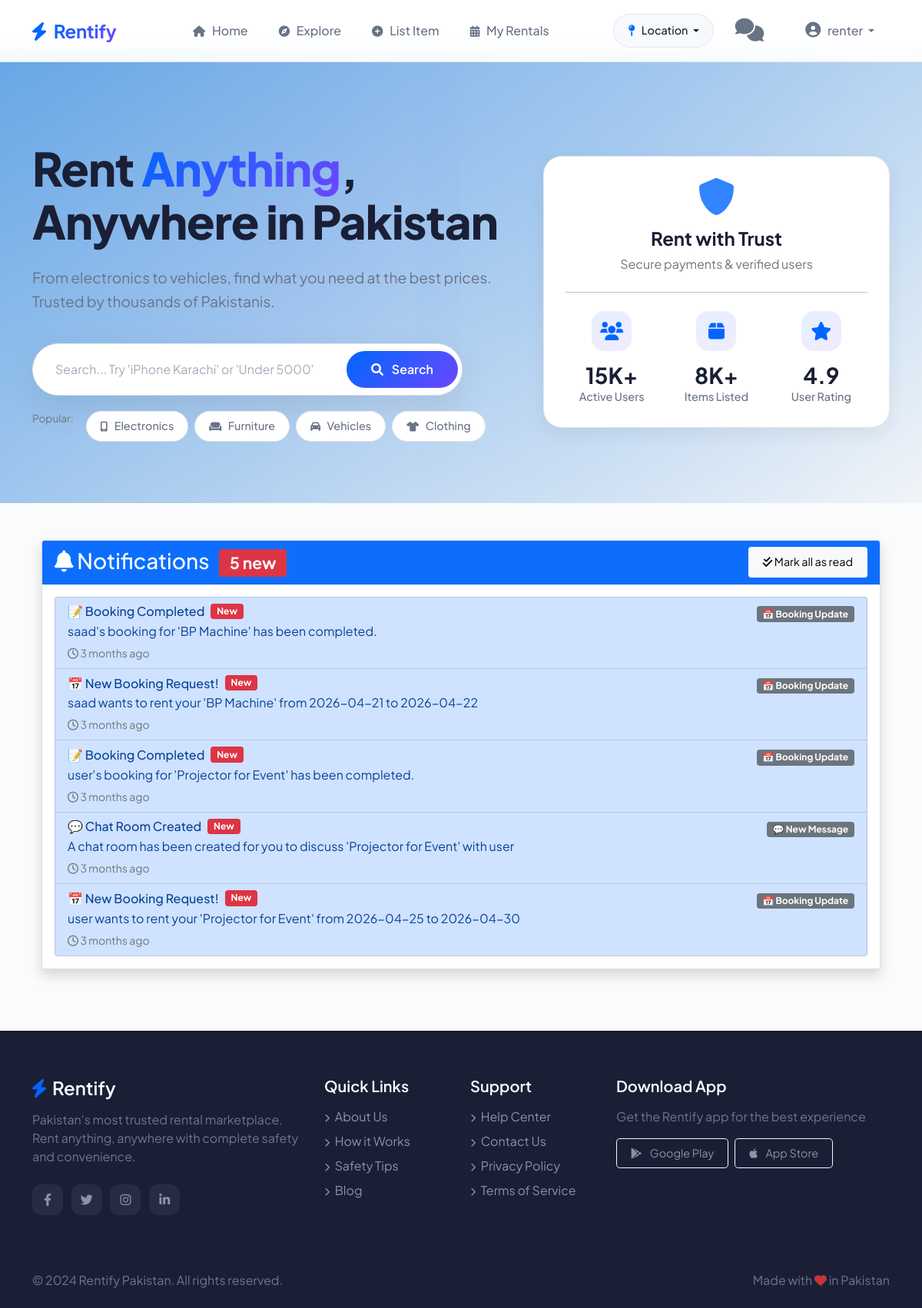
Screenshot of /notifications/ (signed in) with the database file from the repository.
### notifications/models.py (models this page shows, shortened)
class Notification(models.Model):
    NOTIFICATION_TYPES = [
        ('booking', '📅 Booking Update'),
        ('message', '💬 New Message'),
        ('review', '⭐ New Review'),
        ('system', '🔔 System Alert'),
        ('payment', '💰 Payment Update'),
    ]
    user = models.ForeignKey(User, on_delete=models.CASCADE, related_name='notifications')
    title = models.CharField(max_length=200)
    message = models.TextField()
    notification_type = models.CharField(max_length=20, choices=NOTIFICATION_TYPES, default='system')
    is_read = models.BooleanField(default=False)
    created_at = models.DateTimeField(auto_now_add=True)
    link = models.CharField(max_length=500, blank=True, null=True)
    class Meta:
        ordering = ['-created_at']
        verbose_name = 'Notification'
        verbose_name_plural = 'Notifications'
    @property
    def time_ago(self):
        now = timezone.now()
        diff = now - self.created_at
        if diff.days > 30:
            return f"{diff.days // 30} months ago"
        elif diff.days > 0:
            return f"{diff.days} days ago"
        elif diff.seconds > 3600:
            return f"{diff.seconds // 3600} hours ago"
        elif diff.seconds > 60:
            return f"{diff.seconds // 60} minutes ago"
        else:
            return "Just now"

### notifications/views.py (the view)
# urls.py: path('', views.notification_list, name='notifications-list'),
@login_required
def notification_list(request):
    notifications = Notification.objects.filter(user=request.user)
    if request.GET.get('mark_read') == 'all':
        mark_all_as_read(request.user)
        messages.success(request, 'All notifications marked as read!')
        return redirect('notifications-list')
    context = {
        'notifications': notifications,
        'unread_count': notifications.filter(is_read=False).count(),
    }
    return render(request, 'notifications/list.html', context)

### templates/notifications/list.html
{% extends 'base.html' %}
{% block content %}
<div class="container my-4">
    <div class="row">
        <div class="col-md-12">
            <div class="card shadow">
                <div class="card-header bg-primary text-white d-flex justify-content-between align-items-center">
                    <h3 class="mb-0">
                        <i class="fas fa-bell"></i> Notifications
                        {% if unread_count > 0 %}
                            <span class="badge bg-danger ms-2">{{ unread_count }} new</span>
                        {% endif %}
                    </h3>
                    {% if unread_count > 0 %}
                        <a href="?mark_read=all" class="btn btn-light btn-sm">
                            <i class="fas fa-check-double"></i> Mark all as read
                        </a>
                    {% endif %}
                </div>
                <div class="card-body">
                    {% if notifications %}
                        <div class="list-group">
                            {% for notification in notifications %}
                                <a href="{% url 'notification-detail' notification.id %}"
                                   class="list-group-item list-group-item-action {% if not notification.is_read %}list-group-item-primary{% endif %}">
                                    <div class="d-flex justify-content-between align-items-start">
                                        <div class="flex-grow-1">
                                            <div class="d-flex align-items-center mb-1">
                                                <h6 class="mb-0">{{ notification.title }}</h6>
                                                {% if not notification.is_read %}
                                                    <span class="badge bg-danger ms-2">New</span>
                                                {% endif %}
                                            </div>
                                            <p class="mb-1">{{ notification.message }}</p>
                                            <small class="text-muted">
                                                <i class="far fa-clock"></i> {{ notification.time_ago }}
                                            </small>
                                        </div>
                                        <div class="ms-3">
                                            <span class="badge bg-secondary">{{ notification.get_notification_type_display }}</span>
                                        </div>
                                    </div>
                                </a>
                            {% endfor %}
                        </div>
                    {% else %}
                        <div class="text-center py-5">
                            <i class="fas fa-bell-slash fa-4x text-muted mb-3"></i>
                            <h4 class="text-muted">No notifications yet</h4>
                            <p class="text-muted">When you receive notifications, they will appear here.</p>
                        </div>
                    {% endif %}
                </div>
            </div>
        </div>
    </div>
</div>
{% endblock %}

### templates/base.html (shortened to what this page needs)
<!DOCTYPE html>
<html lang="en">
<head>
    <link href="https://cdn.jsdelivr.net/npm/bootstrap@5.1.3/dist/css/bootstrap.min.css" rel="stylesheet">
    <link rel="stylesheet" href="https://cdnjs.cloudflare.com/ajax/libs/font-awesome/6.0.0/css/all.min.css">
    <link href="https://unpkg.com/aos@2.3.1/dist/aos.css" rel="stylesheet">
</head>
<body>
    <nav class="navbar navbar-expand-lg fixed-top">
        <div class="container">
            <a class="navbar-brand" href="{% url 'home' %}">
                <i class="fas fa-bolt"></i>
                <span>Rentify</span>
            </a>
            <div class="collapse navbar-collapse" id="navbarNav">
                <ul class="navbar-nav mx-auto">
                    <li class="nav-item">
                        <a class="nav-link" href="{% url 'home' %}">
                            <i class="fas fa-home"></i> Home
                        </a>
                    </li>
                    <li class="nav-item">
                        <a class="nav-link" href="{% url 'listing-list' %}">
                            <i class="fas fa-compass"></i> Explore
                        </a>
                    </li>
                    {% if user.is_authenticated %}
                    <li class="nav-item">
                        <a class="nav-link" href="{% url 'listing-create' %}">
                            <i class="fas fa-plus-circle"></i> List Item
                        </a>
                    </li>
                    <li class="nav-item">
                        <a class="nav-link" href="{% url 'my-bookings' %}">
                            <i class="fas fa-calendar-alt"></i> My Rentals
                        </a>
                    </li>
                    {% endif %}
                </ul>
            </div>
            <div class="d-flex align-items-center gap-2">
                <div class="dropdown">
                    <button class="btn location-btn dropdown-toggle" type="button" data-bs-toggle="dropdown">
                        <i class="fas fa-map-pin"></i>
                        {% if user_city %}
                            {{ user_city }}
                        {% else %}
                             Location
                        {% endif %}
                    </button>
                </div>
                {% if user.is_authenticated %}
                <a class="nav-link position-relative" href="{% url 'chat-list' %}">
                    <i class="fas fa-comments"style="font-size: 30px;"></i>
                </a>
                <div class="dropdown">
                    <a class="nav-link dropdown-toggle" href="#" role="button" data-bs-toggle="dropdown">
                        <i class="fas fa-user-circle"style="font-size: 20px;"></i> {{ user.username|truncatechars:10 }}
                    </a>
                </div>
                {% else %}
                <a href="{% url 'login' %}" class="btn btn-outline-primary btn-sm">Login</a>
                <a href="{% url 'register' %}" class="btn btn-primary btn-sm">Sign Up</a>
                {% endif %}
            </div>
        </div>
    </nav>
    <div class="container mt-5 pt-3">
    </div>
    <div class="hero-section">
        <div class="container position-relative" style="z-index: 1;">
            <div class="row align-items-center">
                <div class="col-lg-7" data-aos="fade-up" data-aos-duration="800">
                    <h1 class="hero-title">
                        Rent <span>Anything</span>,<br>
                        Anywhere in Pakistan
                    </h1>
                    <p class="hero-subtitle">
                        From electronics to vehicles, find what you need at the best prices.
                        Trusted by thousands of Pakistanis.
                    </p>
                    <div class="search-wrapper">
                        <form method="GET" action="{% url 'smart-search' %}">
                            <div class="search-container d-flex align-items-center">
                                <input type="text" name="q" class="search-input"
                                       placeholder="Search... Try 'iPhone Karachi' or 'Under 5000'"
                                       value="{{ request.GET.q }}">
                                <button class="search-btn" type="submit">
                                    <i class="fas fa-search"></i>
                                    <span>Search</span>
                                </button>
                            </div>
                        </form>
                    </div>
                    <div class="popular-tags">
                        <span class="text-muted me-2" style="font-size: 0.85rem;">Popular:</span>
                        <a href="{% url 'listing-list' %}?category=electronics" class="popular-tag">
                            <i class="fas fa-mobile-alt"></i> Electronics
                        </a>
                        <a href="{% url 'listing-list' %}?category=furniture" class="popular-tag">
                            <i class="fas fa-couch"></i> Furniture
                        </a>
                        <a href="{% url 'listing-list' %}?category=vehicles" class="popular-tag">
                            <i class="fas fa-car"></i> Vehicles
                        </a>
                        <a href="{% url 'listing-list' %}?category=clothing" class="popular-tag">
                            <i class="fas fa-tshirt"></i> Clothing
                        </a>
                    </div>
                </div>
                <div class="col-lg-5" data-aos="fade-up" data-aos-delay="200" data-aos-duration="800">
                    <div class="stats-card">
                        <div class="text-center mb-4">
                            <i class="fas fa-shield-alt fa-3x" style="color: var(--primary); opacity: 0.8;"></i>
                            <h4 class="mt-3 mb-2 fw-bold">Rent with Trust</h4>
                            <p class="text-muted">Secure payments & verified users</p>
                        </div>
                        <hr class="my-4">
                        <div class="row g-3">
                            <div class="col-4">
                                <div class="stat-item">
                                    <div class="stat-icon">
                                        <i class="fas fa-users"></i>
                                    </div>
                                    <div class="stat-number">15K+</div>
                                    <div class="stat-label">Active Users</div>
                                </div>
                            </div>
                            <div class="col-4">
                                <div class="stat-item">
                                    <div class="stat-icon">
                                        <i class="fas fa-box"></i>
                                    </div>
                                    <div class="stat-number">8K+</div>
                                    <div class="stat-label">Items Listed</div>
                                </div>
                            </div>
                            <div class="col-4">
                                <div class="stat-item">
                                    <div class="stat-icon">
                                        <i class="fas fa-star"></i>
                                    </div>
                                    <div class="stat-number">4.9</div>
                                    <div class="stat-label">User Rating</div>
                                </div>
                            </div>
                        </div>
                    </div>
                </div>
            </div>
        </div>
    </div>
    <div class="container my-5">
        {% block content %}
        {% endblock %}
    </div>
    <footer class="footer">
        <div class="container">
            <div class="row g-4">
                <div class="col-md-4">
                    <h4 class="mb-3"><i class="fas fa-bolt me-2" style="color: var(--primary);"></i>Rentify</h4>
                    <p class="opacity-75">Pakistan's most trusted rental marketplace. Rent anything, anywhere with complete safety and convenience.</p>
                    <div class="mt-4">
                        <a href="#" class="social-icon me-2"><i class="fab fa-facebook-f"></i></a>
                        <a href="#" class="social-icon me-2"><i class="fab fa-twitter"></i></a>
                        <a href="#" class="social-icon me-2"><i class="fab fa-instagram"></i></a>
                        <a href="#" class="social-icon me-2"><i class="fab fa-linkedin-in"></i></a>
                    </div>
                </div>
                <div class="col-md-2">
                    <h5 class="mb-3">Quick Links</h5>
                    <ul class="list-unstyled">
                        <li class="mb-2"><a href="#"><i class="fas fa-chevron-right me-1" style="font-size: 0.7rem;"></i> About Us</a></li>
                        <li class="mb-2"><a href="#"><i class="fas fa-chevron-right me-1" style="font-size: 0.7rem;"></i> How it Works</a></li>
                        <li class="mb-2"><a href="#"><i class="fas fa-chevron-right me-1" style="font-size: 0.7rem;"></i> Safety Tips</a></li>
                        <li class="mb-2"><a href="#"><i class="fas fa-chevron-right me-1" style="font-size: 0.7rem;"></i> Blog</a></li>
                    </ul>
                </div>
                <div class="col-md-2">
                    <h5 class="mb-3">Support</h5>
                    <ul class="list-unstyled">
                        <li class="mb-2"><a href="#"><i class="fas fa-chevron-right me-1" style="font-size: 0.7rem;"></i> Help Center</a></li>
                        <li class="mb-2"><a href="#"><i class="fas fa-chevron-right me-1" style="font-size: 0.7rem;"></i> Contact Us</a></li>
                        <li class="mb-2"><a href="#"><i class="fas fa-chevron-right me-1" style="font-size: 0.7rem;"></i> Privacy Policy</a></li>
                        <li class="mb-2"><a href="#"><i class="fas fa-chevron-right me-1" style="font-size: 0.7rem;"></i> Terms of Service</a></li>
                    </ul>
                </div>
                <div class="col-md-4">
                    <h5 class="mb-3">Download App</h5>
                    <p class="opacity-75 mb-3">Get the Rentify app for the best experience</p>
                    <div class="d-flex flex-wrap gap-2">
                        <a href="#" class="btn btn-outline-light btn-sm rounded-3">
                            <i class="fab fa-google-play me-2"></i> Google Play
                        </a>
                        <a href="#" class="btn btn-outline-light btn-sm rounded-3">
                            <i class="fab fa-apple me-2"></i> App Store
                        </a>
                    </div>
                </div>
            </div>
            <hr class="mt-5 mb-4" style="background: rgba(255,255,255,0.1);">
            <div class="row align-items-center">
                <div class="col-md-6 text-center text-md-start">
                    <p class="mb-0 opacity-75">&copy; 2024 Rentify Pakistan. All rights reserved.</p>
                </div>
                <div class="col-md-6 text-center text-md-end">
                    <p class="mb-0 opacity-75">Made with <i class="fas fa-heart" style="color: var(--danger);"></i> in Pakistan</p>
                </div>
            </div>
        </div>
    </footer>
</body>
</html>

### rows the page displays
Notification: title "📝 Booking Completed", is_read "New", message "saad's booking for 'BP Machine' has been completed.", time_ago "3 months ago", notification_type "📅 Booking Update"
Notification: title "📅 New Booking Request!", is_read "New", message "saad wants to rent your 'BP Machine' from 2026-04-21 to 2026-04-22", time_ago "3 months ago", notification_type "📅 Booking Update"
Notification: title "📝 Booking Completed", is_read "New", message "user's booking for 'Projector for Event' has been completed.", time_ago "3 months ago", notification_type "📅 Booking Update"
Notification: title "💬 Chat Room Created", is_read "New", message "A chat room has been created for you to discuss 'Projector for Event' with user", time_ago "3 months ago", notification_type "💬 New Message"
Notification: title "📅 New Booking Request!", is_read "New", message "user wants to rent your 'Projector for Event' from 2026-04-25 to 2026-04-30", time_ago "3 months ago", notification_type "📅 Booking Update"

### other values shown
{{ user.username|truncatechars:10 }} "renter"
{{ unread_count }} "5"
